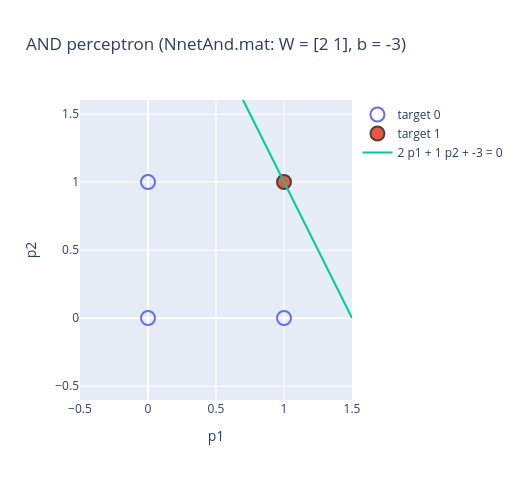

Here is the notebook cell this chart was saved with:
### Markdown cell above
檔案裡的網路 W = [2 1]、b = −3，和上面自己從 0 開始依序訓練的結果相同。(1, 1) 的淨輸入剛好是 0，靠 hardlim(0) = 1 才分對，決策邊界正好通過 (1, 1)：

### Code cell
boundary_plot(net_and, Pand, Tand, "AND perceptron (NnetAnd.mat: W = [2 1], b = -3)", lim=(-0.5, 1.5)).show()

### Figure 1 — Plotly figure (JSON) as saved in the notebook; plotly's stock layout.template omitted (floating-point values rounded to 4 significant figures)
{"data": [{"marker": {"line": {"width": 2}, "size": 14, "symbol": "circle-open"}, "mode": "markers", "name": "target 0", "type": "scatter", "x": [0, 0, 1], "y": [0, 1, 0]}, {"marker": {"line": {"width": 2}, "size": 14, "symbol": "circle"}, "mode": "markers", "name": "target 1", "type": "scatter", "x": [1], "y": [1]}, {"mode": "lines", "name": "2 p1 + 1 p2 + -3 = 0", "type": "scatter", "x": [-0.5, 1.5], "y": [4.0, -0.0]}], "layout": {"height": 480, "title": {"text": "AND perceptron (NnetAnd.mat: W = [2 1], b = -3)"}, "width": 520, "xaxis": {"range": [-0.5, 1.5], "title": {"text": "p1"}}, "yaxis": {"range": [-0.5, 1.5], "scaleanchor": "x", "title": {"text": "p2"}}}}
